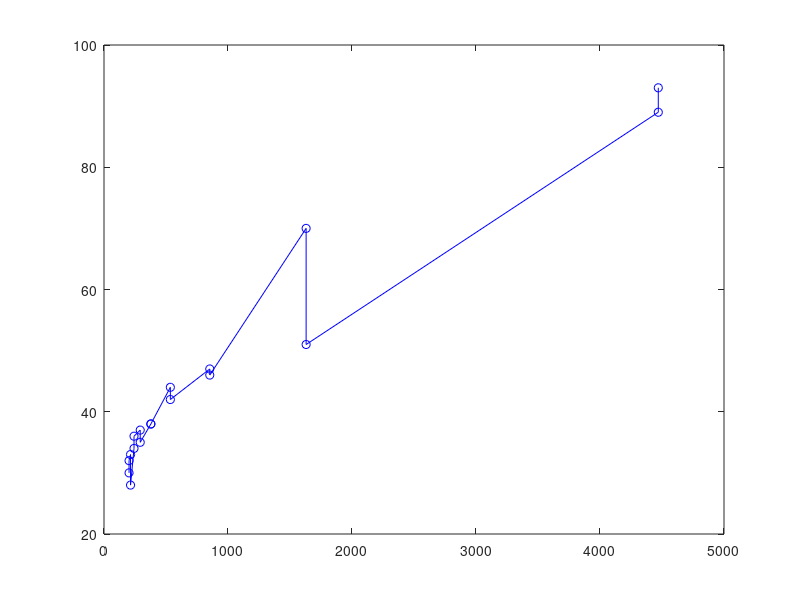

MATLAB code to generate this figure:
dist = 5:23;
volt = [1.00 1.89 2.59 3.06 3.50 3.88 4.25 4.59 4.92 5.22 5.54 5.82 ...
    6.18 6.53 6.91 7.33 7.79 8.30 9.23];
field = diff(volt')*100;

weirdxexp = [4470 1630 853 535 378 292 242 214 202];
weirdxexp = [weirdxexp weirdxexp(end:-1:1)];

[sortedweirdxexp,index] = sort(weirdxexp);
sortedfield = field(index);
plot(sortedweirdxexp,sortedfield,'bo')
hold on
plot(sortedweirdxexp,sortedfield,'b-')
hold off

coeffs = polyfit(sortedweirdxexp',sortedfield,1)
